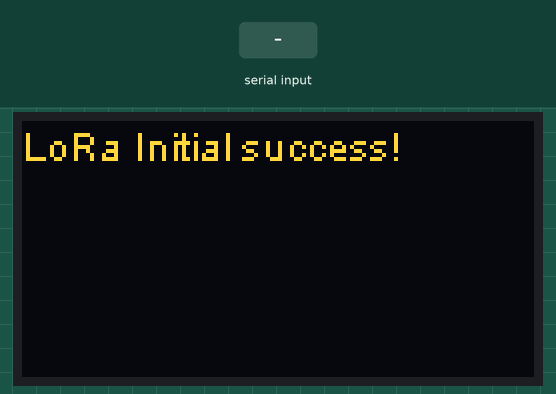
The sketch below on a simulated ESP32. Parts: 128×64 one-colour display. The test bench sets the inputs (shaded band). The OLED is the two-colour kind (top 16 rows yellow); what the sketch prints to the serial monitor is not drawn.

Above: at 0.1 s.
6.2 s: "1" received over Serial
At 13.0 s:
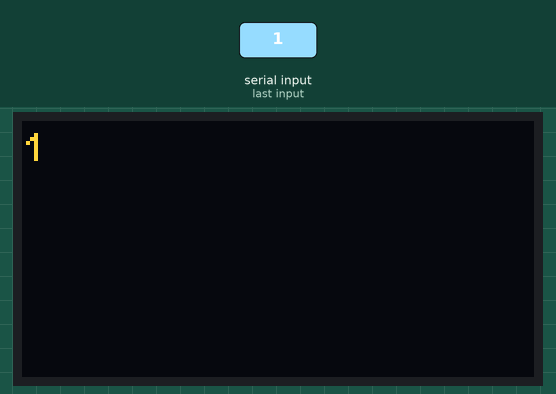
Timing chart, 0 to 14.5 s (numbered marks = the images above; inputs shaded):
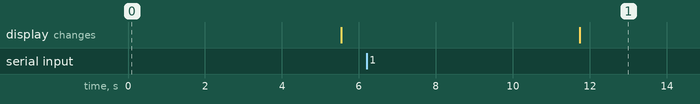

Measured:
- after the input at 6.2 s, the display: changes after 5.5 s (image 1)

The sketch:

lora_read_nano_display_send.ino
```cpp
#include "heltec.h"
#define BAND    915E6  //you can set band here directly,e.g. 868E6,915E6

char ss_available[20]; //Initialized variable to store recieved data
char ss_read[20]; //Initialized variable to store recieved data
char ss_encode[20]; //Initialized variable to store recieved data

void setup() {
  // Begin the Serial at 9600 Baud
  Serial.begin(115200);
  Heltec.begin(true /*DisplayEnable Enable*/, true /*Heltec.LoRa Disable*/, true /*Serial Enable*/, true /*PABOOST Enable*/, BAND /*long BAND*/);
}

void loop() {
  Heltec.display->clear();
  Serial.readBytes(ss_available,20); //Read the serial data and store in var
  Serial.println(ss_available); //Print data on Serial Monitor
  Heltec.display->drawString(0, 0, ss_available);

  LoRa.beginPacket();
  LoRa.setTxPower(14,RF_PACONFIG_PASELECT_PABOOST);
  LoRa.print(ss_available);
  LoRa.endPacket();

  delay(1000);

  Serial.readBytes(ss_read,20); //Read the serial data and store in var
  Serial.println(ss_read); //Print data on Serial Monitor
  Heltec.display->drawString(0, 10, ss_read);

  LoRa.beginPacket();
  LoRa.setTxPower(14,RF_PACONFIG_PASELECT_PABOOST);
  LoRa.print(ss_read);
  LoRa.endPacket();

  delay(1000);

  Serial.readBytes(ss_encode,20); //Read the serial data and store in var
  Serial.println(ss_encode); //Print data on Serial Monitor
  Heltec.display->drawString(0, 20, ss_encode);

  LoRa.beginPacket();
  LoRa.setTxPower(14,RF_PACONFIG_PASELECT_PABOOST);
  LoRa.print(ss_encode);
  LoRa.endPacket();

  Heltec.display->display();
  delay(1000);
}
```
